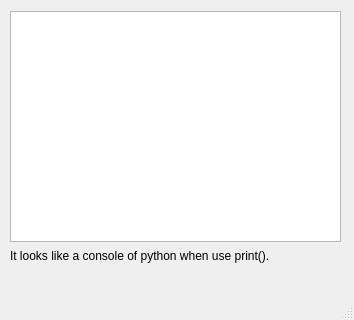
<?xml version="1.0" encoding="UTF-8"?>
<ui version="4.0">
 <class>MainWindow</class>
 <widget class="QMainWindow" name="MainWindow">
  <property name="geometry">
   <rect>
    <x>0</x>
    <y>0</y>
    <width>354</width>
    <height>320</height>
   </rect>
  </property>
  <property name="windowTitle">
   <string>MainWindow</string>
  </property>
  <widget class="QWidget" name="centralwidget">
   <widget class="QTextBrowser" name="textBrowser">
    <property name="geometry">
     <rect>
      <x>10</x>
      <y>11</y>
      <width>331</width>
      <height>231</height>
     </rect>
    </property>
   </widget>
   <widget class="QLabel" name="label">
    <property name="geometry">
     <rect>
      <x>10</x>
      <y>240</y>
      <width>331</width>
      <height>31</height>
     </rect>
    </property>
    <property name="text">
     <string>It looks like a console of python when use print().</string>
    </property>
   </widget>
  </widget>
  <widget class="QMenuBar" name="menubar">
   <property name="geometry">
    <rect>
     <x>0</x>
     <y>0</y>
     <width>354</width>
     <height>23</height>
    </rect>
   </property>
  </widget>
  <widget class="QStatusBar" name="statusbar"/>
 </widget>
 <resources/>
 <connections/>
</ui>
